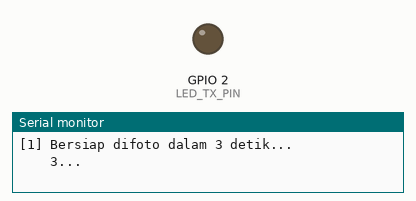
This sketch was run on a simulated ESP32. On the bench: output pins drawn as LEDs (lit = HIGH), the last lines printed to the serial monitor. The camera gives no picture.

Above: at 2.8 s.
At 22.54 s:
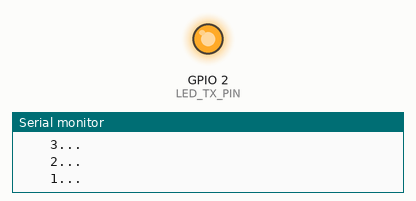
Timing chart, 0 to 25.9 s (numbered marks = the images above):
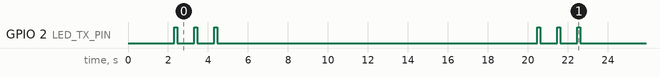

The sketch:

program_ngirim_gambar.ino
```cpp
#include "esp_camera.h"
#include "base64.h"

// model kamera yang digunakan
#define CAMERA_MODEL_ESP32S3_EYE
#include "camera_pins.h"

// Konfigurasi Pin dan Kecepatan Komunikasi
#define LED_TX_PIN 2
#define BAUD_RATE 19200

void setup() {
  Serial.begin(115200);
  Serial.println();

  if(psramFound()){
    Serial.println("PSRAM Siap!");
  } else {
    Serial.println("PERINGATAN: PSRAM tidak ditemukan!");
  }

  // Konfigurasi Parameter Kamera
  camera_config_t config;
  config.ledc_channel = LEDC_CHANNEL_0;
  config.ledc_timer   = LEDC_TIMER_0;
  config.pin_d0       = Y2_GPIO_NUM;
  config.pin_d1       = Y3_GPIO_NUM;
  config.pin_d2       = Y4_GPIO_NUM;
  config.pin_d3       = Y5_GPIO_NUM;
  config.pin_d4       = Y6_GPIO_NUM;
  config.pin_d5       = Y7_GPIO_NUM;
  config.pin_d6       = Y8_GPIO_NUM;
  config.pin_d7       = Y9_GPIO_NUM;
  config.pin_xclk     = XCLK_GPIO_NUM;
  config.pin_pclk     = PCLK_GPIO_NUM;
  config.pin_vsync    = VSYNC_GPIO_NUM;
  config.pin_href     = HREF_GPIO_NUM;
  config.pin_sscb_sda = SIOD_GPIO_NUM;
  config.pin_sscb_scl = SIOC_GPIO_NUM;
  config.pin_pwdn     = PWDN_GPIO_NUM;
  config.pin_reset    = RESET_GPIO_NUM;
  config.xclk_freq_hz = 10000000;
  config.frame_size   = FRAMESIZE_QQVGA;
  config.pixel_format = PIXFORMAT_JPEG;
  config.grab_mode    = CAMERA_GRAB_LATEST;
  config.fb_location  = CAMERA_FB_IN_PSRAM;
  config.jpeg_quality = 12;
  config.fb_count     = 1;

  // Inisialisasi Hardware Kamera
  esp_err_t err = esp_camera_init(&config);
  if (err != ESP_OK) {
    Serial.printf("Inisialisasi kamera gagal dengan error 0x%x\n", err);
    return;
  }

  // ROTASI 180 DERAJAT
  sensor_t * s = esp_camera_sensor_get();
  s->set_vflip(s, 1);   // Putar atas ke bawah
  s->set_hmirror(s, 1); // Balik kiri ke kanan

  Serial.println("Kamera berhasil diinisialisasi dan dirotasi 180 derajat.");
  Serial.println("Sistem Otomatis akan segera dimulai...\n");
  delay(2000);
}

void loop() {
  Serial.println("\n=======================================================");
  Serial.println("MEMULAI SIKLUS BARU");
  Serial.println("=======================================================");


  // Aba-aba Kedip 3 Detik
  Serial.println("[1] Bersiap difoto dalam 3 detik...");

  // Matikan fungsi UART sementara agar LED bisa dibuat berkedip manual
  Serial1.end();
  pinMode(LED_TX_PIN, OUTPUT);

  // Kedip hitung mundur
  for (int i = 3; i > 0; i--) {
    Serial.printf("    %d...\n", i);
    digitalWrite(LED_TX_PIN, HIGH); // Flash peringatan
    delay(150);
    digitalWrite(LED_TX_PIN, LOW);
    delay(850);
  }

  // Jepret Foto (Teknik Flushing agar tidak telat 1 frame)
  Serial.println("[2] CEKREK! Mengambil foto...");

  // 2A. Ambil dan buang gambar sebelumnya di memori buffer
  camera_fb_t* dummy_fb = esp_camera_fb_get();
  if (dummy_fb) {
    esp_camera_fb_return(dummy_fb);
  }


  // memberi waktu pada Auto Exposure (AEC) kamera untuk menstabilkan
  // cahaya ekstrem sebelum mengambil foto yang sebenarnya.
  delay(800);

  // 2B. Ambil gambar aktual
  camera_fb_t* fb = esp_camera_fb_get();
  if (!fb) {
    Serial.println("Gagal mengambil foto! Mengulang siklus...");
    delay(2000);
    return;
  }
  Serial.printf("    Foto berhasil diambil! Ukuran: %d bytes\n", fb->len);


  // Jeda Aman 4 Detik (Sambil Konversi Base64)
  Serial.println("[3] Jeda 4 detik....");

  // Lakukan komputasi encode selama masa jeda aman
  String base64Image = base64::encode(fb->buf, fb->len);
  Serial.printf("    Data Base64 siap: %d karakter\n", base64Image.length());

  delay(4000);


  // TAHAP 4: Transmisi via LED VLC
  Serial.println("[4] Memulai transmisi cahaya berkecepatan tinggi (VLC)...");

  // Aktifkan kembali fungsi UART (TX) ke LED
  Serial1.begin(BAUD_RATE, SERIAL_8N1, -1, LED_TX_PIN, true);
  delay(100);

  // Kirim Header
  Serial1.print("START_B64");
  delay(100);

  // Kalkulasi untuk Progress Bar
  int totalLen = base64Image.length();
  int tenPercent = totalLen / 10;

  // Proses pengiriman karakter
  for (int i = 0; i < totalLen; i++) {
    Serial1.write(base64Image[i]);

    // Tampilkan progres
    if (i % tenPercent == 0 && i != 0) {
      Serial.printf("    Progres Transmisi: %d%%\n", (i / tenPercent) * 10);
    }
  }

  // Kirim Footer
  Serial1.print("~");
  Serial1.flush();

  // Bebaskan memori gambar agar ESP tidak kehabisan RAM
  esp_camera_fb_return(fb);

  Serial.println("[4] Transmisi 100% selesai!");

  // TAHAP 5: Istirahat Antar Siklus
  Serial.println("\n[5] Menunggu 10 detik sebelum mengulang siklus berikutnya...");
  delay(10000);
}
```

camera_pins.h
```cpp
#if defined(CAMERA_MODEL_WROVER_KIT)
#define PWDN_GPIO_NUM  -1
#define RESET_GPIO_NUM -1
#define XCLK_GPIO_NUM  21
#define SIOD_GPIO_NUM  26
#define SIOC_GPIO_NUM  27

#define Y9_GPIO_NUM    35
#define Y8_GPIO_NUM    34
#define Y7_GPIO_NUM    39
#define Y6_GPIO_NUM    36
#define Y5_GPIO_NUM    19
#define Y4_GPIO_NUM    18
#define Y3_GPIO_NUM    5
#define Y2_GPIO_NUM    4
#define VSYNC_GPIO_NUM 25
#define HREF_GPIO_NUM  23
#define PCLK_GPIO_NUM  22

#elif defined(CAMERA_MODEL_ESP_EYE)
#define PWDN_GPIO_NUM  -1
#define RESET_GPIO_NUM -1
#define XCLK_GPIO_NUM  4
#define SIOD_GPIO_NUM  18
#define SIOC_GPIO_NUM  23

#define Y9_GPIO_NUM    36
#define Y8_GPIO_NUM    37
#define Y7_GPIO_NUM    38
#define Y6_GPIO_NUM    39
#define Y5_GPIO_NUM    35
#define Y4_GPIO_NUM    14
#define Y3_GPIO_NUM    13
#define Y2_GPIO_NUM    34
#define VSYNC_GPIO_NUM 5
#define HREF_GPIO_NUM  27
#define PCLK_GPIO_NUM  25

#define LED_GPIO_NUM 22

#elif defined(CAMERA_MODEL_M5STACK_PSRAM)
#define PWDN_GPIO_NUM  -1
#define RESET_GPIO_NUM 15
#define XCLK_GPIO_NUM  27
#define SIOD_GPIO_NUM  25
#define SIOC_GPIO_NUM  23

#define Y9_GPIO_NUM    19
#define Y8_GPIO_NUM    36
#define Y7_GPIO_NUM    18
#define Y6_GPIO_NUM    39
#define Y5_GPIO_NUM    5
#define Y4_GPIO_NUM    34
#define Y3_GPIO_NUM    35
#define Y2_GPIO_NUM    32
#define VSYNC_GPIO_NUM 22
#define HREF_GPIO_NUM  26
#define PCLK_GPIO_NUM  21

#elif defined(CAMERA_MODEL_M5STACK_V2_PSRAM)
#define PWDN_GPIO_NUM  -1
#define RESET_GPIO_NUM 15
#define XCLK_GPIO_NUM  27
#define SIOD_GPIO_NUM  22
#define SIOC_GPIO_NUM  23

#define Y9_GPIO_NUM    19
#define Y8_GPIO_NUM    36
#define Y7_GPIO_NUM    18
#define Y6_GPIO_NUM    39
#define Y5_GPIO_NUM    5
#define Y4_GPIO_NUM    34
#define Y3_GPIO_NUM    35
#define Y2_GPIO_NUM    32
#define VSYNC_GPIO_NUM 25
#define HREF_GPIO_NUM  26
#define PCLK_GPIO_NUM  21

#elif defined(CAMERA_MODEL_M5STACK_WIDE)
#define PWDN_GPIO_NUM  -1
#define RESET_GPIO_NUM 15
#define XCLK_GPIO_NUM  27
#define SIOD_GPIO_NUM  22
#define SIOC_GPIO_NUM  23

#define Y9_GPIO_NUM    19
#define Y8_GPIO_NUM    36
#define Y7_GPIO_NUM    18
#define Y6_GPIO_NUM    39
#define Y5_GPIO_NUM    5
#define Y4_GPIO_NUM    34
#define Y3_GPIO_NUM    35
#define Y2_GPIO_NUM    32
#define VSYNC_GPIO_NUM 25
#define HREF_GPIO_NUM  26
#define PCLK_GPIO_NUM  21

#define LED_GPIO_NUM 2

#elif defined(CAMERA_MODEL_M5STACK_ESP32CAM)
#define PWDN_GPIO_NUM  -1
#define RESET_GPIO_NUM 15
#define XCLK_GPIO_NUM  27
#define SIOD_GPIO_NUM  25
#define SIOC_GPIO_NUM  23

#define Y9_GPIO_NUM    19
#define Y8_GPIO_NUM    36
#define Y7_GPIO_NUM    18
#define Y6_GPIO_NUM    39
#define Y5_GPIO_NUM    5
#define Y4_GPIO_NUM    34
#define Y3_GPIO_NUM    35
#define Y2_GPIO_NUM    17
#define VSYNC_GPIO_NUM 22
#define HREF_GPIO_NUM  26
#define PCLK_GPIO_NUM  21

#elif defined(CAMERA_MODEL_M5STACK_UNITCAM)
#define PWDN_GPIO_NUM  -1
#define RESET_GPIO_NUM 15
#define XCLK_GPIO_NUM  27
#define SIOD_GPIO_NUM  25
#define SIOC_GPIO_NUM  23

#define Y9_GPIO_NUM    19
#define Y8_GPIO_NUM    36
#define Y7_GPIO_NUM    18
#define Y6_GPIO_NUM    39
#define Y5_GPIO_NUM    5
#define Y4_GPIO_NUM    34
#define Y3_GPIO_NUM    35
#define Y2_GPIO_NUM    32
#define VSYNC_GPIO_NUM 22
#define HREF_GPIO_NUM  26
#define PCLK_GPIO_NUM  21

#elif defined(CAMERA_MODEL_M5STACK_CAMS3_UNIT)
#define PWDN_GPIO_NUM  -1
#define RESET_GPIO_NUM 21
#define XCLK_GPIO_NUM  11
#define SIOD_GPIO_NUM  17
#define SIOC_GPIO_NUM  41

#define Y9_GPIO_NUM    13
#define Y8_GPIO_NUM    4
#define Y7_GPIO_NUM    10
#define Y6_GPIO_NUM    5
#define Y5_GPIO_NUM    7
#define Y4_GPIO_NUM    16
#define Y3_GPIO_NUM    15
#define Y2_GPIO_NUM    6
#define VSYNC_GPIO_NUM 42
#define HREF_GPIO_NUM  18
#define PCLK_GPIO_NUM  12

#define LED_GPIO_NUM 14

#elif defined(CAMERA_MODEL_AI_THINKER)
#define PWDN_GPIO_NUM  32
#define RESET_GPIO_NUM -1
#define XCLK_GPIO_NUM  0
#define SIOD_GPIO_NUM  26
#define SIOC_GPIO_NUM  27

#define Y9_GPIO_NUM    35
#define Y8_GPIO_NUM    34
#define Y7_GPIO_NUM    39
#define Y6_GPIO_NUM    36
#define Y5_GPIO_NUM    21
#define Y4_GPIO_NUM    19
#define Y3_GPIO_NUM    18
#define Y2_GPIO_NUM    5
#define VSYNC_GPIO_NUM 25
#define HREF_GPIO_NUM  23
#define PCLK_GPIO_NUM  22

// 4 for flash led or 33 for normal led
#define LED_GPIO_NUM   4

#elif defined(CAMERA_MODEL_TTGO_T_JOURNAL)
#define PWDN_GPIO_NUM  0
#define RESET_GPIO_NUM 15
#define XCLK_GPIO_NUM  27
#define SIOD_GPIO_NUM  25
#define SIOC_GPIO_NUM  23

#define Y9_GPIO_NUM    19
#define Y8_GPIO_NUM    36
#define Y7_GPIO_NUM    18
#define Y6_GPIO_NUM    39
#define Y5_GPIO_NUM    5
#define Y4_GPIO_NUM    34
#define Y3_GPIO_NUM    35
#define Y2_GPIO_NUM    17
#define VSYNC_GPIO_NUM 22
#define HREF_GPIO_NUM  26
#define PCLK_GPIO_NUM  21

#elif defined(CAMERA_MODEL_XIAO_ESP32S3)
#define PWDN_GPIO_NUM  -1
#define RESET_GPIO_NUM -1
#define XCLK_GPIO_NUM  10
#define SIOD_GPIO_NUM  40
#define SIOC_GPIO_NUM  39

#define Y9_GPIO_NUM    48
#define Y8_GPIO_NUM    11
#define Y7_GPIO_NUM    12
#define Y6_GPIO_NUM    14
#define Y5_GPIO_NUM    16
#define Y4_GPIO_NUM    18
#define Y3_GPIO_NUM    17
#define Y2_GPIO_NUM    15
#define VSYNC_GPIO_NUM 38
#define HREF_GPIO_NUM  47
#define PCLK_GPIO_NUM  13

#elif defined(CAMERA_MODEL_ESP32_CAM_BOARD)
// The 18 pin header on the board has Y5 and Y3 swapped
#define USE_BOARD_HEADER 0
#define PWDN_GPIO_NUM    32
#define RESET_GPIO_NUM   33
#define XCLK_GPIO_NUM    4
#define SIOD_GPIO_NUM    18
#define SIOC_GPIO_NUM    23

#define Y9_GPIO_NUM 36
#define Y8_GPIO_NUM 19
#define Y7_GPIO_NUM 21
#define Y6_GPIO_NUM 39
#if USE_BOARD_HEADER
#define Y5_GPIO_NUM 13
#else
#define Y5_GPIO_NUM 35
#endif
#define Y4_GPIO_NUM 14
#if USE_BOARD_HEADER
#define Y3_GPIO_NUM 35
#else
#define Y3_GPIO_NUM 13
#endif
#define Y2_GPIO_NUM    34
#define VSYNC_GPIO_NUM 5
#define HREF_GPIO_NUM  27
#define PCLK_GPIO_NUM  25

#elif defined(CAMERA_MODEL_ESP32S3_CAM_LCD)
#define PWDN_GPIO_NUM  -1
#define RESET_GPIO_NUM -1
#define XCLK_GPIO_NUM  40
#define SIOD_GPIO_NUM  17
#define SIOC_GPIO_NUM  18

#define Y9_GPIO_NUM    39
#define Y8_GPIO_NUM    41
#define Y7_GPIO_NUM    42
#define Y6_GPIO_NUM    12
#define Y5_GPIO_NUM    3
#define Y4_GPIO_NUM    14
#define Y3_GPIO_NUM    47
#define Y2_GPIO_NUM    13
#define VSYNC_GPIO_NUM 21
#define HREF_GPIO_NUM  38
#define PCLK_GPIO_NUM  11

#elif defined(CAMERA_MODEL_ESP32S2_CAM_BOARD)
// The 18 pin header on the board has Y5 and Y3 swapped
#define USE_BOARD_HEADER 0
#define PWDN_GPIO_NUM    1
#define RESET_GPIO_NUM   2
#define XCLK_GPIO_NUM    42
#define SIOD_GPIO_NUM    41
#define SIOC_GPIO_NUM    18

#define Y9_GPIO_NUM 16
#define Y8_GPIO_NUM 39
#define Y7_GPIO_NUM 40
#define Y6_GPIO_NUM 15
#if USE_BOARD_HEADER
#define Y5_GPIO_NUM 12
#else
#define Y5_GPIO_NUM 13
#endif
#define Y4_GPIO_NUM 5
#if USE_BOARD_HEADER
#define Y3_GPIO_NUM 13
#else
#define Y3_GPIO_NUM 12
#endif
#define Y2_GPIO_NUM    14
#define VSYNC_GPIO_NUM 38
#define HREF_GPIO_NUM  4
#define PCLK_GPIO_NUM  3

#elif defined(CAMERA_MODEL_ESP32S3_EYE)
#define PWDN_GPIO_NUM  -1
#define RESET_GPIO_NUM -1
#define XCLK_GPIO_NUM  15
#define SIOD_GPIO_NUM  4
#define SIOC_GPIO_NUM  5

#define Y2_GPIO_NUM 11
#define Y3_GPIO_NUM 9
#define Y4_GPIO_NUM 8
#define Y5_GPIO_NUM 10
#define Y6_GPIO_NUM 12
#define Y7_GPIO_NUM 18
#define Y8_GPIO_NUM 17
#define Y9_GPIO_NUM 16

#define VSYNC_GPIO_NUM 6
#define HREF_GPIO_NUM  7
#define PCLK_GPIO_NUM  13

#elif defined(CAMERA_MODEL_DFRobot_FireBeetle2_ESP32S3) || defined(CAMERA_MODEL_DFRobot_Romeo_ESP32S3)
#define PWDN_GPIO_NUM  -1
#define RESET_GPIO_NUM -1
#define XCLK_GPIO_NUM  45
#define SIOD_GPIO_NUM  1
#define SIOC_GPIO_NUM  2

#define Y9_GPIO_NUM    48
#define Y8_GPIO_NUM    46
#define Y7_GPIO_NUM    8
#define Y6_GPIO_NUM    7
#define Y5_GPIO_NUM    4
#define Y4_GPIO_NUM    41
#define Y3_GPIO_NUM    40
#define Y2_GPIO_NUM    39
#define VSYNC_GPIO_NUM 6
#define HREF_GPIO_NUM  42
#define PCLK_GPIO_NUM  5

#else
#error "Camera model not selected"
#endif
```

Measured:
- by itself, GPIO 2 (LED_TX_PIN): repeats every 18.2 s: 2 × (LOW 0.85 s, HIGH 0.15 s), LOW 16.0 s, HIGH 0.15 s
- by itself, everything shown: repeats every 18.2 s, in 6 steps
